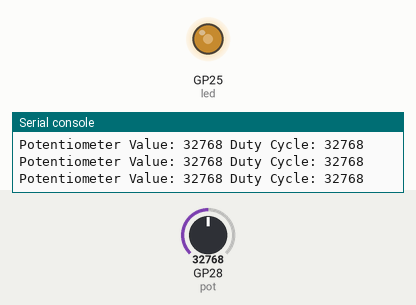
Simulated run of this program. Board: Raspberry Pi Pico running MicroPython. Shown: output pins drawn as LEDs (lit = HIGH), the last lines printed to the serial console. Inputs (shaded band) come from the test bench; at power-on: GP28 (pot) = 32768 (analog values on the 0–65535 scale).

Above: at 1.2 s.
1.3 s: GP28 (pot) set to 45874
At 1.6 s:
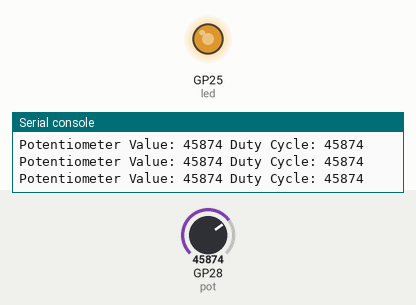
2.8 s: GP28 (pot) set to 57670
At 4.0 s:
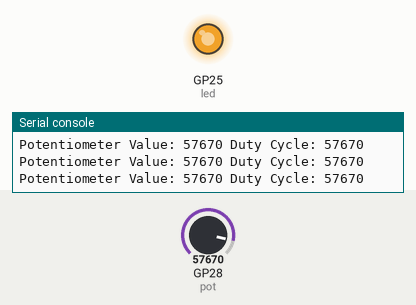
4.3 s: GP28 (pot) set to 7864
At 5.2 s:
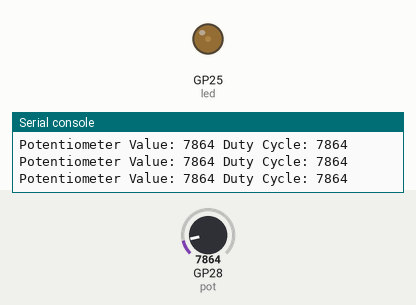
5.8 s: GP28 (pot) set to 0
At 6.3 s:
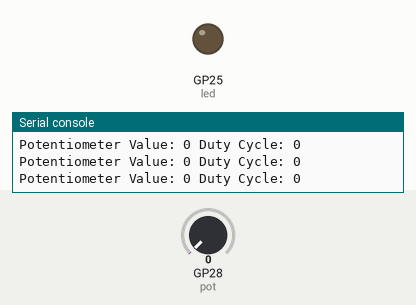
Timing chart, 0 to 8.3 s (numbered marks = the images above; inputs shaded):
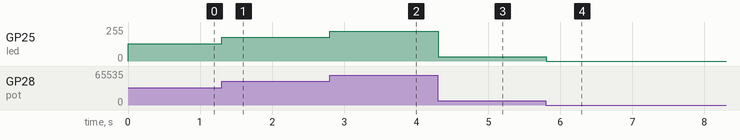

The program:

E04_pot_pwm.py
```python
from machine import Pin, ADC, PWM
from time import sleep

# Initialize ADC for pin 28
pot = ADC(Pin(28))

# Configure the LED (PWM) on LED_BUILTIN and PWM frequency to 1kHz
led = PWM(Pin("LED"), freq=1000)

while True:
    # Read potentiometer value
    pot_value = pot.read_u16()

    # Map potentiometer value (0-65535) to duty cycle (0-65535)
    duty_cycle = pot_value

    # Set PWM duty cycle
    led.duty_u16(duty_cycle)

    # Print values on REPL
    print("Potentiometer Value:", pot_value, "Duty Cycle:", duty_cycle)

    # Small delay to stabilize readings
    sleep(0.01)
```

Measured:
- after the input at 1.3 s, GP25 (led): 128/255 → 178/255 at once
- after the input at 2.8 s, GP25 (led): 178/255 → 224/255 at once
- after the input at 4.3 s, GP25 (led): 224/255 → 31/255 at once
- after the input at 5.8 s, GP25 (led): 31/255 → 0/255 at once
